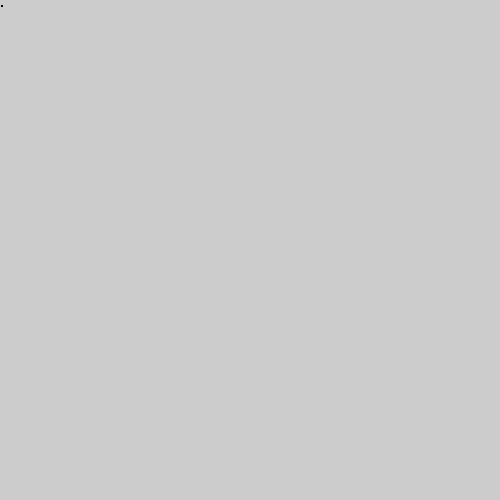
Frame 1 (no input)
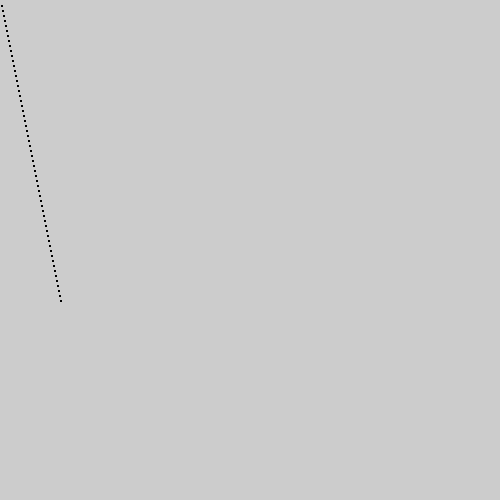
Frame 60 (the mouse pressed at the canvas centre just before this capture)
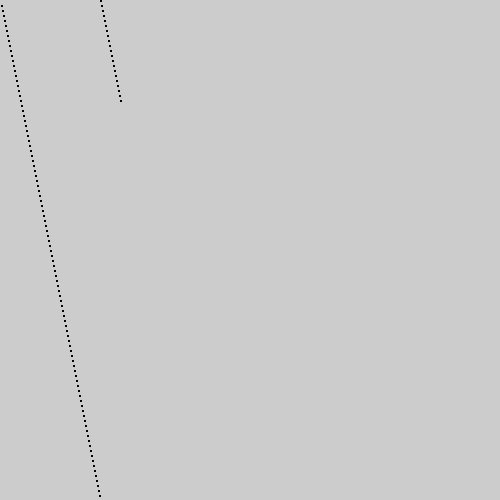
Frame 120 (the mouse held since frame 60 and released just before this capture)

The Processing sketch that drew these frames (run headless with seeded random() and noise(); from frame 60 on, the mouse is pressed at the canvas centre):

// Processing sketch: sketch_9_1
// ── sketch_9_1.pde
int xWaarde = 0;
int yWaarde = 0;

void setup(){
  size(500,500);  
}

void draw(){
  //background(200,255,255);

  xWaarde++;
  yWaarde+=5;

  if(xWaarde >= 500){
    xWaarde = 0;
  }

  if(yWaarde >= 500){
    yWaarde = 0; 
  }
  
  rect(xWaarde, yWaarde, 1,1);
}
